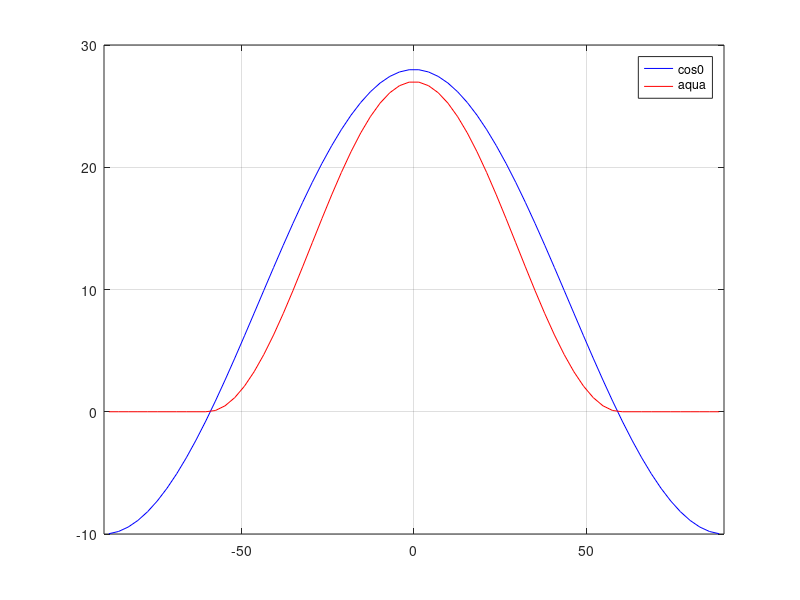

MATLAB code to generate this figure:

ny=64;
rad=pi/180;
cel2k=273.15; cel2k=0;

%-- cos shape SST:
yc=[1:ny]; yc=yc-mean(yc); yy=yc*pi*2/ny; yc=yc*180/ny;

yy=2*yc*rad;
sst1=cel2k+9+19*cos(yy);

%-fizhi aqua-planet (Neele & Hoskin)
sn=1.5*yc*rad; sn=sin(sn);

sst2=27.*(1.-sn.*sn);
sst2(find(abs(yc) > 60.))=0;
sst2=cel2k+sst2;

figure(3);clf;
%subplot(211);
%imagesc(var'); set(gca,'YDir','normal');
%colorbar
%subplot(212);
plot(yc,sst1,'b-');
hold on 
plot(yc,sst2,'r-');
hold off 
legend('cos0','aqua');
grid;
AA=axis; axis([-90 90 AA(3:4)]);
